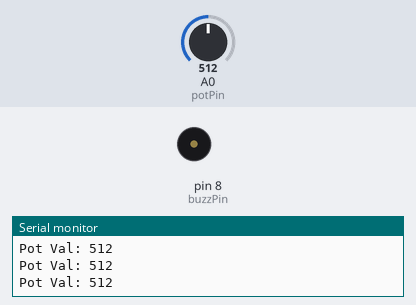
A sketch run on a simulated Arduino Uno, built with avr-gcc and run on an emulated ATmega328P. Shown: buzzer (waves = sounding, pin HIGH), the last lines printed to the serial monitor. Inputs (shaded band) come from the test bench; at power-on: A0 (potPin) = 512.

Above: at 1.2 s.
1.3 s: A0 (potPin) set to 987
4.3 s: A0 (potPin) set to 1006
At 4.7 s:
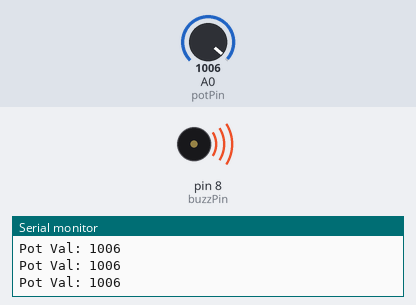
5.8 s: A0 (potPin) set to 0
At 6.3 s:
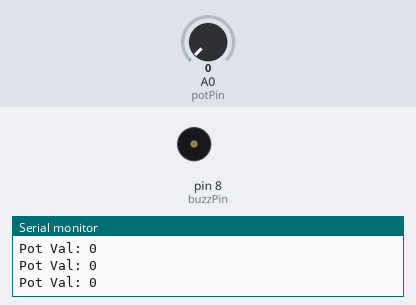
Timing chart, 0 to 8.8 s (numbered marks = the images above; inputs shaded):
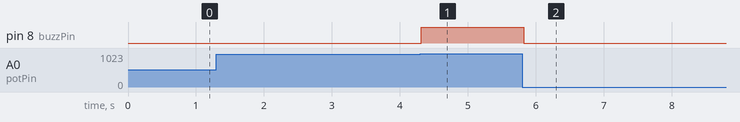

Measured:
- the behaviour switches between 999 and 1000 on A0 (potPin) (found by bisection; images 0 and 1)
- after the input at 4.3 s, pin 8 (buzzPin): LOW → HIGH at once
- after the input at 5.8 s, pin 8 (buzzPin): HIGH → LOW at once

The sketch:

BUZZERS.ino
```cpp
// ACTIVE BUZZERS!!
//
int potVal;
int buzzPin = 8;
int potPin = A0;
String msg = "Please Input Your Number?";
int dt = 1000;

void setup() {
  // put your setup code here, to run once:

  Serial.begin(9600);
  pinMode(buzzPin,OUTPUT);
  pinMode(potPin, INPUT);
}

void loop() {
  // put your main code here, to run repeatedly:


  potVal = analogRead(potPin);
  Serial.print("Pot Val: ");
  Serial.println(potVal);


  if (potVal >= 1000) {

      digitalWrite(buzzPin,HIGH);


  }

  if (potVal < 1000) {

      digitalWrite(buzzPin,LOW);


  }
}
```
